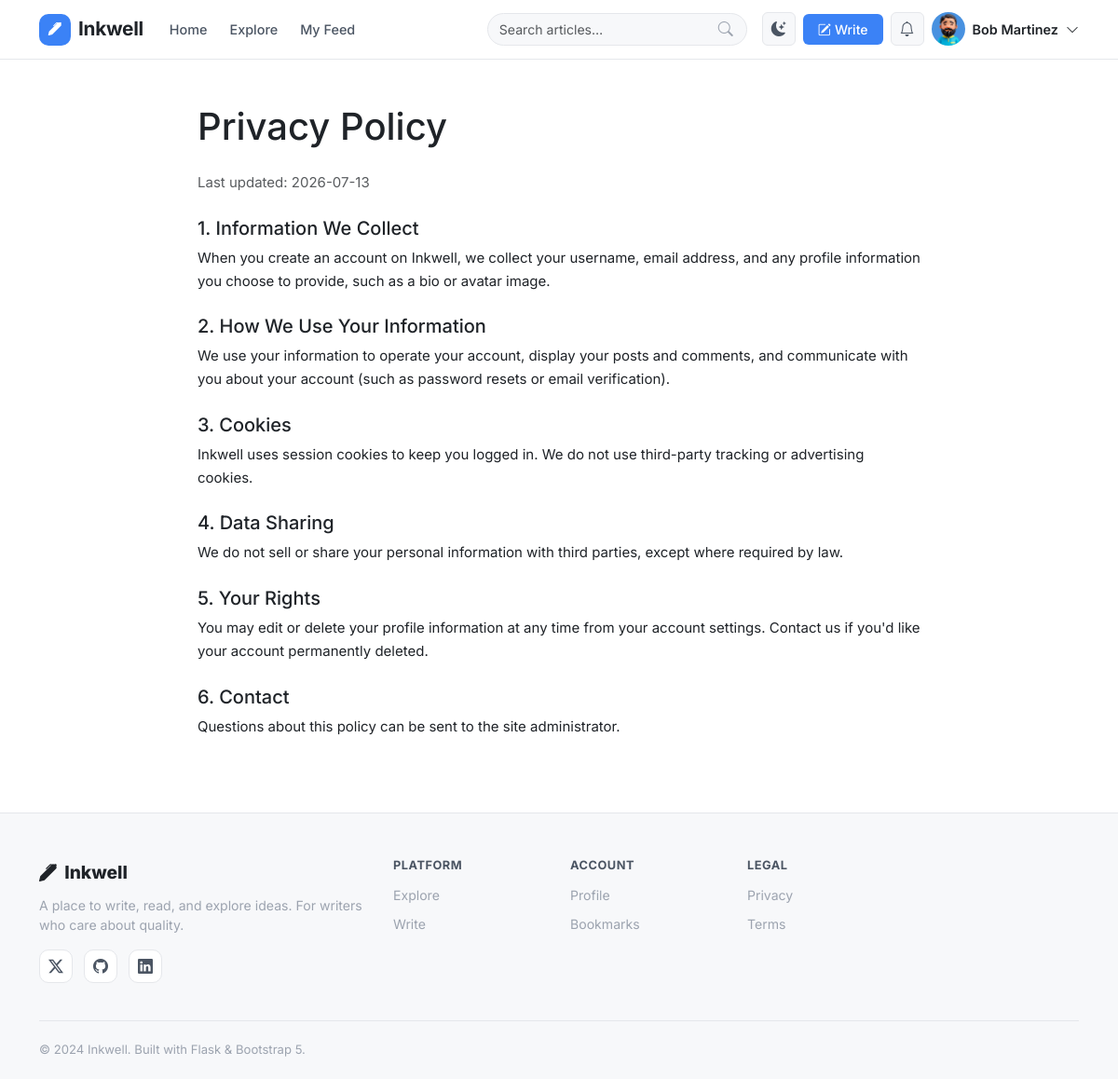
The page /privacy (signed in) on the database its author committed.
### app/models/user.py (models this page shows, shortened)
class User(db.Model):
    __tablename__ = "users"
    id = db.Column(db.Integer, primary_key=True)
    username = db.Column(db.String(64), unique=True, nullable=False, index=True)
    email = db.Column(db.String(120), unique=True, nullable=False, index=True)
    password_hash = db.Column(db.String(256), nullable=False)
    display_name = db.Column(db.String(100))
    bio = db.Column(db.Text)
    avatar_url = db.Column(db.String(255), default="default_avatar.png")
    website = db.Column(db.String(255))
    twitter = db.Column(db.String(100))
    github = db.Column(db.String(100))
    linkedin = db.Column(db.String(100))
    role = db.Column(db.String(20), default="user")  # user | author | admin
    is_active = db.Column(db.Boolean, default=True)
    is_email_verified = db.Column(db.Boolean, default=False)
    created_at = db.Column(db.DateTime, default=datetime.utcnow)
    updated_at = db.Column(db.DateTime, default=datetime.utcnow, onupdate=datetime.utcnow)
    last_seen = db.Column(db.DateTime)
    posts = db.relationship("Post", backref="author", lazy="dynamic", cascade="all, delete-orphan")
    comments = db.relationship("Comment", backref="author", lazy="dynamic", cascade="all, delete-orphan")
    likes = db.relationship("Like", backref="user", lazy="dynamic", cascade="all, delete-orphan")
    bookmarks = db.relationship("Bookmark", backref="user", lazy="dynamic", cascade="all, delete-orphan")
    notifications = db.relationship("Notification", backref="recipient", lazy="dynamic",
                                    foreign_keys="Notification.user_id", cascade="all, delete-orphan")
    followed = db.relationship(
        "User",
        secondary=followers_table,
        primaryjoin=(followers_table.c.follower_id == id),
        secondaryjoin=(followers_table.c.followed_id == id),
        backref=db.backref("followers", lazy="dynamic"),
        lazy="dynamic",
    )

### app/blueprints/main/__init__.py (the view)
@main_bp.route("/privacy")
def privacy():
    return render_template("main/privacy.html", current_user=get_current_user())

### app/blueprints/main/__init__.py (called while the page is built)
def get_current_user():
    uid = session.get("user_id")
    return User.query.get(uid) if uid else None

### app/templates/main/privacy.html (shortened to what this page needs)
{% extends "base.html" %}
{% block content %}
<div class="container" style="max-width: 800px; padding-top: 3rem; padding-bottom: 4rem;">
  <h1 class="mb-4">Privacy Policy</h1>
  <p class="text-muted">Last updated: {{ '2026-07-13' }}</p>
  <h5 class="mt-4">1. Information We Collect</h5>
  <p>When you create an account on Inkwell, we collect your username, email address, and any profile information you choose to provide, such as a bio or avatar image.</p>
  <h5 class="mt-4">2. How We Use Your Information</h5>
  <p>We use your information to operate your account, display your posts and comments, and communicate with you about your account (such as password resets or email verification).</p>
  <h5 class="mt-4">3. Cookies</h5>
  <p>Inkwell uses session cookies to keep you logged in. We do not use third-party tracking or advertising cookies.</p>
  <h5 class="mt-4">4. Data Sharing</h5>
  <p>We do not sell or share your personal information with third parties, except where required by law.</p>
  <h5 class="mt-4">5. Your Rights</h5>
  <p>You may edit or delete your profile information at any time from your account settings. Contact us if you'd like your account permanently deleted.</p>
  <h5 class="mt-4">6. Contact</h5>
  <p>Questions about this policy can be sent to the site administrator.</p>
</div>
{% endblock %}

### app/templates/base.html (shortened to what this page needs)
<!DOCTYPE html>
<html lang="en" data-bs-theme="light">
<head>
  <link href="https://cdn.jsdelivr.net/npm/bootstrap@5.3.2/dist/css/bootstrap.min.css" rel="stylesheet">
  <link href="https://cdn.jsdelivr.net/npm/bootstrap-icons@1.11.3/font/bootstrap-icons.min.css" rel="stylesheet">
  <link href="https://unpkg.com/aos@2.3.4/dist/aos.css" rel="stylesheet">
  <link rel="stylesheet" href="{{ url_for('static', filename='css/main.css') }}">
</head>
<body class="d-flex flex-column min-vh-100">
<nav class="navbar navbar-expand-lg navbar-main sticky-top" id="mainNavbar">
  <div class="container">
    <a class="navbar-brand" href="{{ url_for('main.index') }}">
      <span class="brand-icon"><i class="bi bi-pen-fill"></i></span>
      <span class="brand-text">Inkwell</span>
    </a>
    <div class="collapse navbar-collapse" id="navbarNav">
      <ul class="navbar-nav me-auto">
        <li class="nav-item">
          <a class="nav-link {% if request.endpoint == 'main.index' %}active{% endif %}" href="{{ url_for('main.index') }}">Home</a>
        </li>
        <li class="nav-item">
          <a class="nav-link" href="{{ url_for('posts.index') }}">Explore</a>
        </li>
        {% if current_user %}
        <li class="nav-item">
          <a class="nav-link" href="{{ url_for('users.feed') }}">My Feed</a>
        </li>
        {% endif %}
      </ul>
      <form class="d-flex me-3 search-form" action="{{ url_for('posts.index') }}" method="GET">
        <div class="input-group search-input-group">
          <input type="search" name="q" class="form-control" placeholder="Search articles…" value="{{ request.args.get('q', '') }}">
          <button class="btn btn-search" type="submit"><i class="bi bi-search"></i></button>
        </div>
      </form>
      <ul class="navbar-nav align-items-center gap-2">
        <li class="nav-item">
          <button class="btn btn-theme-toggle" id="themeToggle" title="Toggle dark mode">
            <i class="bi bi-moon-stars-fill" id="themeIcon"></i>
          </button>
        </li>
        {% if current_user %}
        <li class="nav-item">
          <a class="btn btn-write" href="{{ url_for('posts.create') }}">
            <i class="bi bi-pencil-square me-1"></i>Write
          </a>
        </li>
        <li class="nav-item dropdown">
          <button class="btn btn-icon-nav" data-bs-toggle="dropdown">
            <i class="bi bi-bell"></i>
          </button>
        </li>
        <li class="nav-item dropdown">
          <button class="btn p-0 border-0 d-flex align-items-center gap-2" data-bs-toggle="dropdown" id="userMenuBtn">
            <img src="{{ url_for('static', filename=current_user.avatar_url) if current_user.avatar_url else url_for('static', filename='images/default_avatar.png') }}"
                 alt="{{ current_user.username }}" class="avatar-sm rounded-circle" onerror="this.src='/static/images/default_avatar.png'">
            <span class="user-name d-none d-lg-inline">{{ current_user.display_name or current_user.username }}</span>
            <i class="bi bi-chevron-down small"></i>
          </button>
        </li>
        {% endif %}
      </ul>
    </div>
  </div>
</nav>
<main class="flex-grow-1">
  {% block content %}{% endblock %}
</main>
<footer class="site-footer mt-auto">
  <div class="container">
    <div class="row gy-4">
      <div class="col-lg-4">
        <div class="footer-brand">
          <i class="bi bi-pen-fill me-2"></i><span>Inkwell</span>
        </div>
        <p class="footer-tagline">A place to write, read, and explore ideas. For writers who care about quality.</p>
        <div class="social-links">
          <a href="https://x.com/snehitsabale" target="_blank" rel="noopener"><i class="bi bi-twitter-x"></i></a>
          <a href="https://github.com/snehitsabale2108" target="_blank" rel="noopener"><i class="bi bi-github"></i></a>
          <a href="https://www.linkedin.com/in/snehit-sabale-09916b2a3/" target="_blank" rel="noopener"><i class="bi bi-linkedin"></i></a>
        </div>
      </div>
      <div class="col-6 col-lg-2">
        <h6 class="footer-heading">Platform</h6>
        <ul class="footer-links">
          <li><a href="{{ url_for('posts.index') }}">Explore</a></li>
          <li><a href="{{ url_for('posts.create') if current_user else url_for('auth.register') }}">Write</a></li>
        </ul>
      </div>
      <div class="col-6 col-lg-2">
        <h6 class="footer-heading">Account</h6>
        <ul class="footer-links">
          {% if current_user %}
          <li><a href="{{ url_for('users.profile', username=current_user.username) }}">Profile</a></li>
          <li><a href="{{ url_for('users.bookmarks') }}">Bookmarks</a></li>
          {% else %}
          <li><a href="{{ url_for('auth.register') }}">Sign Up</a></li>
          <li><a href="{{ url_for('auth.login') }}">Sign In</a></li>
          {% endif %}
        </ul>
      </div>
      <div class="col-6 col-lg-2">
        <h6 class="footer-heading">Legal</h6>
        <ul class="footer-links">
          <li><a href="{{ url_for('main.privacy') }}">Privacy</a></li>
          <li><a href="{{ url_for('main.terms') }}">Terms</a></li>
        </ul>
      </div>
    </div>
    <div class="footer-bottom">
      <span>© {{ 2024 }} Inkwell. Built with Flask &amp; Bootstrap 5.</span>
    </div>
  </div>
</footer>
</body>
</html>

### rows shown on the page
User: avatar_url (picture), display_name "Bob Martinez"

### other values the page prints
{{ '2026-07-13' }} "2026-07-13"
{{ 2024 }} "2024"
